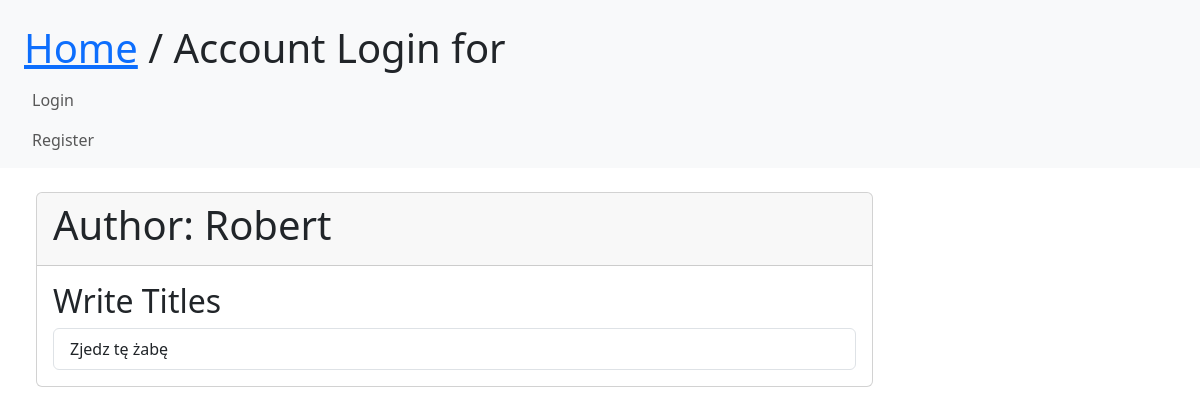
/authors/1/, run on an earlier commit of the app's database.
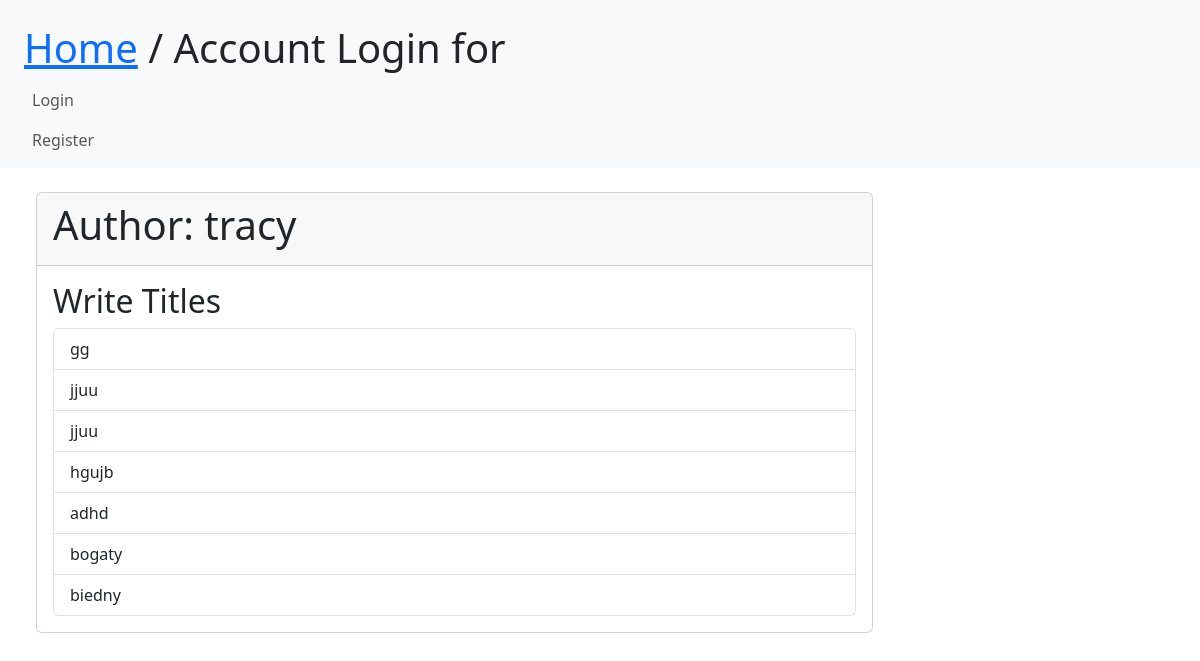
And on a later commit of the database.
### media/models.py (models this page shows, shortened)
class Author(models.Model):
    fullname = models.CharField(max_length=128, null=True)

class Book(models.Model):
    title = models.CharField(max_length=150)
    year = models.IntegerField(validators=[validate_year])
    authors = models.ManyToManyField(Author, related_name="books")
    categories = models.ManyToManyField(Category)

### media/views.py (the view)
# urls.py: path('authors/<int:pk>/', AuthorDetailView.as_view(), name='detail_author'),
class AuthorDetailView(View):
    def get(self, request, pk):
        autorzy = Author.objects.get(pk=pk)
        return render(request, 'detailauthor.html', {'author': autorzy})

### media/templates/detailauthor.html (shortened to what this page needs)
{% extends 'base.html' %}
{% block content %}
<div class="card w-75">
    <div class="card-header">
        <h1> Author: {{ author.fullname }}</h1>
    </div>
    <div class="card-body">
        <h2> Write Titles</h2>
        <ul class="list-group">
            {% for book in author.books.all %}
            <li class="list-group-item">{{ book.title }}</li>
            {% endfor %}
        </ul>
    </div>
</div>
{% endblock %}

### people/templates/base.html (shortened to what this page needs)
{% load static %}
<!DOCTYPE html>
<html lang="en">
<head>
    <link href="{% static 'bootstrap-5.2.2-dist/css/bootstrap.min.css' %}" rel="stylesheet">
</head>
<body>
<nav class="navbar navbar-expand-sm bg-light navbar-light">
    <div class="container-fluid">
        <ul class="navbar-nav">
            <div class="container m-auto">
                <h1 class="text-2xl leading-none text-gray-900 tracking-tight mt-3"><a href="/">Home</a> / Account Login for <b>{{user.username}}</b> </h1>
                            {% if user.is_authenticated %}
                        <div class="nav-item">
                            <a class="nav-link" href="{% url 'logout' %}">Logout</a>
                        </div>
                        {% else %}
                        <div class="nav-item">
                            <a class="nav-link" href="{% url 'login' %}">Login</a>
                        </div>
                        <div class="nav-item">
                            <a class="nav-link" href="{% url 'register' %}">Register</a>
                        </div>
                        {% endif %}
        </ul>
    </div>
</nav>
<div class="container m-4">
    {% block content %}{% endblock %}
</div>
</body>
</html>

What changed in the data, as far as the page shows it:
changed Author: fullname "Robert" → "tracy"
changed Book (number 1 of 7 on the later page): title "Zjedz tę żabę" → "gg"
added Book: title "jjuu"
added Book: title "jjuu"
added Book: title "hgujb"
added Book: title "adhd"
added Book: title "bogaty"
added Book: title "biedny"
